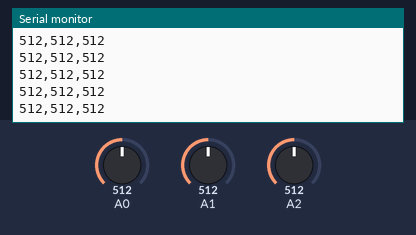
This sketch was run on a simulated Arduino Uno, built with avr-gcc and run on an emulated ATmega328P. Parts: the last lines printed to the serial monitor. The inputs (shaded band) are chosen by the test bench; at power-on: A0 = 512, A2 = 512, A1 = 512. Storage starts empty.

Above: at 1.2 s.
1.3 s: A0 set to 991
At 2.1 s:
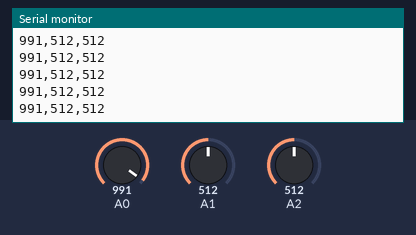
2.8 s: A0 set to 1017
At 3.7 s:
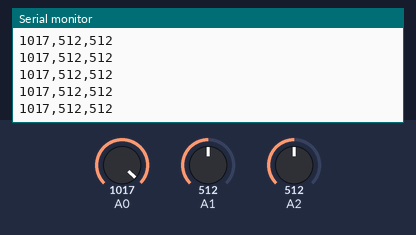
5.8 s: A2 set to 109
At 6.6 s:
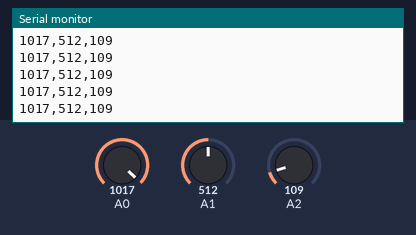
7.3 s: A2 set to 95
At 8.3 s:
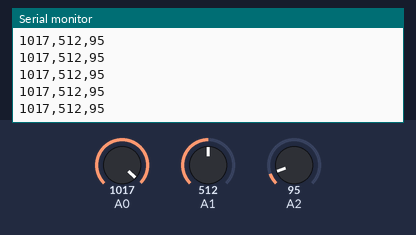
Timing chart, 0 to 10.3 s (numbered marks = the images above; inputs shaded):
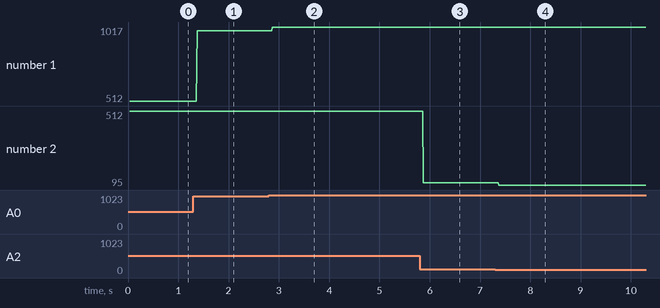

Measured:
- after the input at 1.3 s, the serial monitor: prints a new line after 0.07 s (image 1)
- after the input at 2.8 s, the serial monitor: prints a new line after 0.07 s (image 2)
- after the input at 5.8 s, the serial monitor: prints a new line after 0.07 s (image 3)
- after the input at 7.3 s, the serial monitor: prints a new line after 0.07 s (image 4)
- plotted number 1: 512 → 991 after the input at 1.3 s, 991 → 1017 after the input at 2.8 s
- plotted number 2: 512 → 109 after the input at 5.8 s, 109 → 95 after the input at 7.3 s

The sketch:

sdcard.ino
```cpp
#include <SPI.h>
#include <SD.h>

const int chipSelect = 10;

void setup() {
  // Open serial communications and wait for port to open:
  Serial.begin(9600);
  while (!Serial) {
    ; // wait for serial port to connect. Needed for native USB port only
  }


  Serial.print("Initializing SD card  -  ");

  // see if the card is present and can be initialized:
  if (!SD.begin(chipSelect)) {
    Serial.println("ERROR");
    // don't do anything more:
    while (1);
  }
  Serial.println("done.");
}

void loop() {
  // make a string for assembling the data to log:
  String dataString = "";

  // read three sensors and append to the string:
  for (int analogPin = 0; analogPin < 3; analogPin++) {
    int sensor = analogRead(analogPin);
    dataString += String(sensor);
    if (analogPin < 2) {
      dataString += ",";
    }
  }

  // open the file. note that only one file can be open at a time,
  // so you have to close this one before opening another.
  File dataFile = SD.open("datalog.txt", FILE_WRITE);

  // if the file is available, write to it:
  if (dataFile) {
    dataFile.println(dataString);
    dataFile.close();
    // print to the serial port too:
    Serial.println(dataString);
  }
  // if the file isn't open, pop up an error:
  else {
    Serial.println("error opening datalog.txt");
  }
}
```
